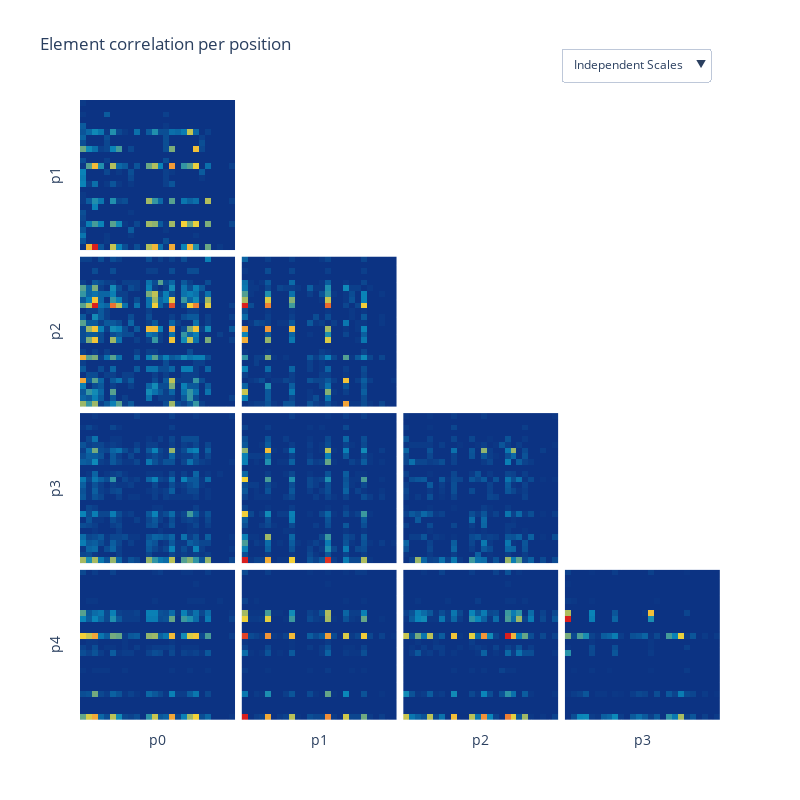

Write notebook code for a chart like this one.
### Code cell
# Ploting Heatmap

# Creating figure
fig = sp.make_subplots(
    rows=NUMBER_OF_ELEMENTS - 1, 
    cols=NUMBER_OF_ELEMENTS - 1,
    shared_xaxes=True,
    shared_yaxes=True,
    vertical_spacing=0.01,
    horizontal_spacing=0.01,
)

# Creating traces
for i in range(NUMBER_OF_ELEMENTS):
    for j in range(i + 1, NUMBER_OF_ELEMENTS):

        df_temp = df_elements_pos_corr[f"p{i}"].loc[f"p{j}"]

        if df_temp is None:
            continue

        fig.add_trace(
            go.Heatmap(
                x=df_temp.columns,
                y=df_temp.index,
                z=df_temp / len(df),
                name=f"{i}-{j}",
                visible=True,
                coloraxis=f"coloraxis{i + j + 1}",
            ),
            row=j, 
            col=i + 1,
        )

        fig.add_trace(
            go.Heatmap(
                x=df_temp.columns,
                y=df_temp.index,
                z=df_temp / len(df),
                name=f"{i}-{j}",
                visible=False,
                coloraxis=f"coloraxis1",
            ),
            row=j, 
            col=i + 1,
        )

# Updating layout
coloraxis = dict(colorscale="Portland", showscale=False)
coloraxes = {f"coloraxis{i + 1}": coloraxis for i in range(int(((NUMBER_OF_ELEMENTS ** 2) - NUMBER_OF_ELEMENTS) / 2) + 1)}

fig.update_layout(
    title="Element correlation per position",
    height=800,
    width=800,
    **coloraxes,
)

fig.update_xaxes(showticklabels=False)
fig.update_yaxes(showticklabels=False)

for i in range(NUMBER_OF_ELEMENTS - 1):
    fig.update_xaxes(title_text=f"p{i}", side="bottom", row=NUMBER_OF_ELEMENTS - 1, col=i + 1)
    fig.update_yaxes(title_text=f"p{NUMBER_OF_ELEMENTS - i - 1}", row=NUMBER_OF_ELEMENTS - i - 1, col=1)

# Adding dropdown
fig.update_layout(
    updatemenus=[
        dict(
            buttons=list([
                dict(
                    args=[{"visible": [True, False]}],
                    label="Independent Scales",
                ),
                dict(
                    args=[{"visible": [False, True]}],
                    label="Single Scale",
                ),
            ]),
            direction="down",
            pad={"r": 10, "t": 10},
            showactive=True,
            x=1,
            xanchor="right",
            y=1.1,
            yanchor="top"
        ),
    ]
)

# Showing figure
fig.show()

### Figure 1 — Plotly figure (JSON) as saved in the notebook; plotly's stock layout.template omitted (floating-point values rounded to 4 significant figures; data arrays with more than 128 entries replaced by an {"elided": "..."} marker saying what was removed)
{"data": [{"coloraxis": "coloraxis2", "name": "0-1", "type": "heatmap", "visible": true, "x": ["a", "b", "c", "d", "e", "f", "g", "h", "i", "j", "k", "l", "m", "n", "o", "p", "q", "r", "s", "t", "u", "v", "w", "x", "y", "z"], "xaxis": "x", "y": ["a", "b", "c", "d", "e", "f", "g", "h", "i", "j", "k", "l", "m", "n", "o", "p", "q", "r", "s", "t", "u", "v", "w", "x", "y", "z"], "yaxis": "y", "z": {"elided": "26x26 float values"}}, {"coloraxis": "coloraxis", "name": "0-1", "type": "heatmap", "visible": false, "x": ["a", "b", "c", "d", "e", "f", "g", "h", "i", "j", "k", "l", "m", "n", "o", "p", "q", "r", "s", "t", "u", "v", "w", "x", "y", "z"], "xaxis": "x", "y": ["a", "b", "c", "d", "e", "f", "g", "h", "i", "j", "k", "l", "m", "n", "o", "p", "q", "r", "s", "t", "u", "v", "w", "x", "y", "z"], "yaxis": "y", "z": {"elided": "26x26 float values"}}, {"coloraxis": "coloraxis3", "name": "0-2", "type": "heatmap", "visible": true, "x": ["a", "b", "c", "d", "e", "f", "g", "h", "i", "j", "k", "l", "m", "n", "o", "p", "q", "r", "s", "t", "u", "v", "w", "x", "y", "z"], "xaxis": "x5", "y": ["a", "b", "c", "d", "e", "f", "g", "h", "i", "j", "k", "l", "m", "n", "o", "p", "q", "r", "s", "t", "u", "v", "w", "x", "y", "z"], "yaxis": "y5", "z": {"elided": "26x26 float values"}}, {"coloraxis": "coloraxis", "name": "0-2", "type": "heatmap", "visible": false, "x": ["a", "b", "c", "d", "e", "f", "g", "h", "i", "j", "k", "l", "m", "n", "o", "p", "q", "r", "s", "t", "u", "v", "w", "x", "y", "z"], "xaxis": "x5", "y": ["a", "b", "c", "d", "e", "f", "g", "h", "i", "j", "k", "l", "m", "n", "o", "p", "q", "r", "s", "t", "u", "v", "w", "x", "y", "z"], "yaxis": "y5", "z": {"elided": "26x26 float values"}}, {"coloraxis": "coloraxis4", "name": "0-3", "type": "heatmap", "visible": true, "x": ["a", "b", "c", "d", "e", "f", "g", "h", "i", "j", "k", "l", "m", "n", "o", "p", "q", "r", "s", "t", "u", "v", "w", "x", "y", "z"], "xaxis": "x9", "y": ["a", "b", "c", "d", "e", "f", "g", "h", "i", "j", "k", "l", "m", "n", "o", "p", "q", "r", "s", "t", "u", "v", "w", "x", "y", "z"], "yaxis": "y9", "z": {"elided": "26x26 float values"}}, {"coloraxis": "coloraxis", "name": "0-3", "type": "heatmap", "visible": false, "x": ["a", "b", "c", "d", "e", "f", "g", "h", "i", "j", "k", "l", "m", "n", "o", "p", "q", "r", "s", "t", "u", "v", "w", "x", "y", "z"], "xaxis": "x9", "y": ["a", "b", "c", "d", "e", "f", "g", "h", "i", "j", "k", "l", "m", "n", "o", "p", "q", "r", "s", "t", "u", "v", "w", "x", "y", "z"], "yaxis": "y9", "z": {"elided": "26x26 float values"}}, {"coloraxis": "coloraxis5", "name": "0-4", "type": "heatmap", "visible": true, "x": ["a", "b", "c", "d", "e", "f", "g", "h", "i", "j", "k", "l", "m", "n", "o", "p", "q", "r", "s", "t", "u", "v", "w", "x", "y", "z"], "xaxis": "x13", "y": ["a", "b", "c", "d", "e", "f", "g", "h", "i", "j", "k", "l", "m", "n", "o", "p", "q", "r", "s", "t", "u", "v", "w", "x", "y", "z"], "yaxis": "y13", "z": {"elided": "26x26 float values"}}, {"coloraxis": "coloraxis", "name": "0-4", "type": "heatmap", "visible": false, "x": ["a", "b", "c", "d", "e", "f", "g", "h", "i", "j", "k", "l", "m", "n", "o", "p", "q", "r", "s", "t", "u", "v", "w", "x", "y", "z"], "xaxis": "x13", "y": ["a", "b", "c", "d", "e", "f", "g", "h", "i", "j", "k", "l", "m", "n", "o", "p", "q", "r", "s", "t", "u", "v", "w", "x", "y", "z"], "yaxis": "y13", "z": {"elided": "26x26 float values"}}, {"coloraxis": "coloraxis4", "name": "1-2", "type": "heatmap", "visible": true, "x": ["a", "b", "c", "d", "e", "f", "g", "h", "i", "j", "k", "l", "m", "n", "o", "p", "q", "r", "s", "t", "u", "v", "w", "x", "y", "z"], "xaxis": "x6", "y": ["a", "b", "c", "d", "e", "f", "g", "h", "i", "j", "k", "l", "m", "n", "o", "p", "q", "r", "s", "t", "u", "v", "w", "x", "y", "z"], "yaxis": "y6", "z": {"elided": "26x26 float values"}}, {"coloraxis": "coloraxis", "name": "1-2", "type": "heatmap", "visible": false, "x": ["a", "b", "c", "d", "e", "f", "g", "h", "i", "j", "k", "l", "m", "n", "o", "p", "q", "r", "s", "t", "u", "v", "w", "x", "y", "z"], "xaxis": "x6", "y": ["a", "b", "c", "d", "e", "f", "g", "h", "i", "j", "k", "l", "m", "n", "o", "p", "q", "r", "s", "t", "u", "v", "w", "x", "y", "z"], "yaxis": "y6", "z": {"elided": "26x26 float values"}}, {"coloraxis": "coloraxis5", "name": "1-3", "type": "heatmap", "visible": true, "x": ["a", "b", "c", "d", "e", "f", "g", "h", "i", "j", "k", "l", "m", "n", "o", "p", "q", "r", "s", "t", "u", "v", "w", "x", "y", "z"], "xaxis": "x10", "y": ["a", "b", "c", "d", "e", "f", "g", "h", "i", "j", "k", "l", "m", "n", "o", "p", "q", "r", "s", "t", "u", "v", "w", "x", "y", "z"], "yaxis": "y10", "z": {"elided": "26x26 float values"}}, {"coloraxis": "coloraxis", "name": "1-3", "type": "heatmap", "visible": false, "x": ["a", "b", "c", "d", "e", "f", "g", "h", "i", "j", "k", "l", "m", "n", "o", "p", "q", "r", "s", "t", "u", "v", "w", "x", "y", "z"], "xaxis": "x10", "y": ["a", "b", "c", "d", "e", "f", "g", "h", "i", "j", "k", "l", "m", "n", "o", "p", "q", "r", "s", "t", "u", "v", "w", "x", "y", "z"], "yaxis": "y10", "z": {"elided": "26x26 float values"}}, {"coloraxis": "coloraxis6", "name": "1-4", "type": "heatmap", "visible": true, "x": ["a", "b", "c", "d", "e", "f", "g", "h", "i", "j", "k", "l", "m", "n", "o", "p", "q", "r", "s", "t", "u", "v", "w", "x", "y", "z"], "xaxis": "x14", "y": ["a", "b", "c", "d", "e", "f", "g", "h", "i", "j", "k", "l", "m", "n", "o", "p", "q", "r", "s", "t", "u", "v", "w", "x", "y", "z"], "yaxis": "y14", "z": {"elided": "26x26 float values"}}, {"coloraxis": "coloraxis", "name": "1-4", "type": "heatmap", "visible": false, "x": ["a", "b", "c", "d", "e", "f", "g", "h", "i", "j", "k", "l", "m", "n", "o", "p", "q", "r", "s", "t", "u", "v", "w", "x", "y", "z"], "xaxis": "x14", "y": ["a", "b", "c", "d", "e", "f", "g", "h", "i", "j", "k", "l", "m", "n", "o", "p", "q", "r", "s", "t", "u", "v", "w", "x", "y", "z"], "yaxis": "y14", "z": {"elided": "26x26 float values"}}, {"coloraxis": "coloraxis6", "name": "2-3", "type": "heatmap", "visible": true, "x": ["a", "b", "c", "d", "e", "f", "g", "h", "i", "j", "k", "l", "m", "n", "o", "p", "q", "r", "s", "t", "u", "v", "w", "x", "y", "z"], "xaxis": "x11", "y": ["a", "b", "c", "d", "e", "f", "g", "h", "i", "j", "k", "l", "m", "n", "o", "p", "q", "r", "s", "t", "u", "v", "w", "x", "y", "z"], "yaxis": "y11", "z": {"elided": "26x26 float values"}}, {"coloraxis": "coloraxis", "name": "2-3", "type": "heatmap", "visible": false, "x": ["a", "b", "c", "d", "e", "f", "g", "h", "i", "j", "k", "l", "m", "n", "o", "p", "q", "r", "s", "t", "u", "v", "w", "x", "y", "z"], "xaxis": "x11", "y": ["a", "b", "c", "d", "e", "f", "g", "h", "i", "j", "k", "l", "m", "n", "o", "p", "q", "r", "s", "t", "u", "v", "w", "x", "y", "z"], "yaxis": "y11", "z": {"elided": "26x26 float values"}}, {"coloraxis": "coloraxis7", "name": "2-4", "type": "heatmap", "visible": true, "x": ["a", "b", "c", "d", "e", "f", "g", "h", "i", "j", "k", "l", "m", "n", "o", "p", "q", "r", "s", "t", "u", "v", "w", "x", "y", "z"], "xaxis": "x15", "y": ["a", "b", "c", "d", "e", "f", "g", "h", "i", "j", "k", "l", "m", "n", "o", "p", "q", "r", "s", "t", "u", "v", "w", "x", "y", "z"], "yaxis": "y15", "z": {"elided": "26x26 float values"}}, {"coloraxis": "coloraxis", "name": "2-4", "type": "heatmap", "visible": false, "x": ["a", "b", "c", "d", "e", "f", "g", "h", "i", "j", "k", "l", "m", "n", "o", "p", "q", "r", "s", "t", "u", "v", "w", "x", "y", "z"], "xaxis": "x15", "y": ["a", "b", "c", "d", "e", "f", "g", "h", "i", "j", "k", "l", "m", "n", "o", "p", "q", "r", "s", "t", "u", "v", "w", "x", "y", "z"], "yaxis": "y15", "z": {"elided": "26x26 float values"}}, {"coloraxis": "coloraxis8", "name": "3-4", "type": "heatmap", "visible": true, "x": ["a", "b", "c", "d", "e", "f", "g", "h", "i", "j", "k", "l", "m", "n", "o", "p", "q", "r", "s", "t", "u", "v", "w", "x", "y", "z"], "xaxis": "x16", "y": ["a", "b", "c", "d", "e", "f", "g", "h", "i", "j", "k", "l", "m", "n", "o", "p", "q", "r", "s", "t", "u", "v", "w", "x", "y", "z"], "yaxis": "y16", "z": {"elided": "26x26 float values"}}, {"coloraxis": "coloraxis", "name": "3-4", "type": "heatmap", "visible": false, "x": ["a", "b", "c", "d", "e", "f", "g", "h", "i", "j", "k", "l", "m", "n", "o", "p", "q", "r", "s", "t", "u", "v", "w", "x", "y", "z"], "xaxis": "x16", "y": ["a", "b", "c", "d", "e", "f", "g", "h", "i", "j", "k", "l", "m", "n", "o", "p", "q", "r", "s", "t", "u", "v", "w", "x", "y", "z"], "yaxis": "y16", "z": {"elided": "26x26 float values"}}], "layout": {"coloraxis": {"colorscale": [[0, "rgb(12,51,131)"], [0.25, "rgb(10,136,186)"], [0.5, "rgb(242,211,56)"], [0.75, "rgb(242,143,56)"], [1, "rgb(217,30,30)"]], "showscale": false}, "coloraxis10": {"colorscale": [[0, "rgb(12,51,131)"], [0.25, "rgb(10,136,186)"], [0.5, "rgb(242,211,56)"], [0.75, "rgb(242,143,56)"], [1, "rgb(217,30,30)"]], "showscale": false}, "coloraxis11": {"colorscale": [[0, "rgb(12,51,131)"], [0.25, "rgb(10,136,186)"], [0.5, "rgb(242,211,56)"], [0.75, "rgb(242,143,56)"], [1, "rgb(217,30,30)"]], "showscale": false}, "coloraxis2": {"colorscale": [[0, "rgb(12,51,131)"], [0.25, "rgb(10,136,186)"], [0.5, "rgb(242,211,56)"], [0.75, "rgb(242,143,56)"], [1, "rgb(217,30,30)"]], "showscale": false}, "coloraxis3": {"colorscale": [[0, "rgb(12,51,131)"], [0.25, "rgb(10,136,186)"], [0.5, "rgb(242,211,56)"], [0.75, "rgb(242,143,56)"], [1, "rgb(217,30,30)"]], "showscale": false}, "coloraxis4": {"colorscale": [[0, "rgb(12,51,131)"], [0.25, "rgb(10,136,186)"], [0.5, "rgb(242,211,56)"], [0.75, "rgb(242,143,56)"], [1, "rgb(217,30,30)"]], "showscale": false}, "coloraxis5": {"colorscale": [[0, "rgb(12,51,131)"], [0.25, "rgb(10,136,186)"], [0.5, "rgb(242,211,56)"], [0.75, "rgb(242,143,56)"], [1, "rgb(217,30,30)"]], "showscale": false}, "coloraxis6": {"colorscale": [[0, "rgb(12,51,131)"], [0.25, "rgb(10,136,186)"], [0.5, "rgb(242,211,56)"], [0.75, "rgb(242,143,56)"], [1, "rgb(217,30,30)"]], "showscale": false}, "coloraxis7": {"colorscale": [[0, "rgb(12,51,131)"], [0.25, "rgb(10,136,186)"], [0.5, "rgb(242,211,56)"], [0.75, "rgb(242,143,56)"], [1, "rgb(217,30,30)"]], "showscale": false}, "coloraxis8": {"colorscale": [[0, "rgb(12,51,131)"], [0.25, "rgb(10,136,186)"], [0.5, "rgb(242,211,56)"], [0.75, "rgb(242,143,56)"], [1, "rgb(217,30,30)"]], "showscale": false}, "coloraxis9": {"colorscale": [[0, "rgb(12,51,131)"], [0.25, "rgb(10,136,186)"], [0.5, "rgb(242,211,56)"], [0.75, "rgb(242,143,56)"], [1, "rgb(217,30,30)"]], "showscale": false}, "height": 800, "title": {"text": "Element correlation per position"}, "updatemenus": [{"buttons": [{"args": [{"visible": [true, false]}], "label": "Independent Scales"}, {"args": [{"visible": [false, true]}], "label": "Single Scale"}], "direction": "down", "pad": {"r": 10, "t": 10}, "showactive": true, "x": 1, "xanchor": "right", "y": 1.1, "yanchor": "top"}], "width": 800, "xaxis": {"anchor": "y", "domain": [0, 0.2425], "matches": "x13", "showticklabels": false}, "xaxis10": {"anchor": "y10", "domain": [0.2525, 0.495], "matches": "x14", "showticklabels": false}, "xaxis11": {"anchor": "y11", "domain": [0.505, 0.7475], "matches": "x15", "showticklabels": false}, "xaxis12": {"anchor": "y12", "domain": [0.7575, 1], "matches": "x16", "showticklabels": false}, "xaxis13": {"anchor": "y13", "domain": [0, 0.2425], "showticklabels": false, "side": "bottom", "title": {"text": "p0"}}, "xaxis14": {"anchor": "y14", "domain": [0.2525, 0.495], "showticklabels": false, "side": "bottom", "title": {"text": "p1"}}, "xaxis15": {"anchor": "y15", "domain": [0.505, 0.7475], "showticklabels": false, "side": "bottom", "title": {"text": "p2"}}, "xaxis16": {"anchor": "y16", "domain": [0.7575, 1], "showticklabels": false, "side": "bottom", "title": {"text": "p3"}}, "xaxis2": {"anchor": "y2", "domain": [0.2525, 0.495], "matches": "x14", "showticklabels": false}, "xaxis3": {"anchor": "y3", "domain": [0.505, 0.7475], "matches": "x15", "showticklabels": false}, "xaxis4": {"anchor": "y4", "domain": [0.7575, 1], "matches": "x16", "showticklabels": false}, "xaxis5": {"anchor": "y5", "domain": [0, 0.2425], "matches": "x13", "showticklabels": false}, "xaxis6": {"anchor": "y6", "domain": [0.2525, 0.495], "matches": "x14", "showticklabels": false}, "xaxis7": {"anchor": "y7", "domain": [0.505, 0.7475], "matches": "x15", "showticklabels": false}, "xaxis8": {"anchor": "y8", "domain": [0.7575, 1], "matches": "x16", "showticklabels": false}, "xaxis9": {"anchor": "y9", "domain": [0, 0.2425], "matches": "x13", "showticklabels": false}, "yaxis": {"anchor": "x", "domain": [0.7575, 1], "showticklabels": false, "title": {"text": "p1"}}, "yaxis10": {"anchor": "x10", "domain": [0.2525, 0.495], "matches": "y9", "showticklabels": false}, "yaxis11": {"anchor": "x11", "domain": [0.2525, 0.495], "matches": "y9", "showticklabels": false}, "yaxis12": {"anchor": "x12", "domain": [0.2525, 0.495], "matches": "y9", "showticklabels": false}, "yaxis13": {"anchor": "x13", "domain": [0, 0.2425], "showticklabels": false, "title": {"text": "p4"}}, "yaxis14": {"anchor": "x14", "domain": [0, 0.2425], "matches": "y13", "showticklabels": false}, "yaxis15": {"anchor": "x15", "domain": [0, 0.2425], "matches": "y13", "showticklabels": false}, "yaxis16": {"anchor": "x16", "domain": [0, 0.2425], "matches": "y13", "showticklabels": false}, "yaxis2": {"anchor": "x2", "domain": [0.7575, 1], "matches": "y", "showticklabels": false}, "yaxis3": {"anchor": "x3", "domain": [0.7575, 1], "matches": "y", "showticklabels": false}, "yaxis4": {"anchor": "x4", "domain": [0.7575, 1], "matches": "y", "showticklabels": false}, "yaxis5": {"anchor": "x5", "domain": [0.505, 0.7475], "showticklabels": false, "title": {"text": "p2"}}, "yaxis6": {"anchor": "x6", "domain": [0.505, 0.7475], "matches": "y5", "showticklabels": false}, "yaxis7": {"anchor": "x7", "domain": [0.505, 0.7475], "matches": "y5", "showticklabels": false}, "yaxis8": {"anchor": "x8", "domain": [0.505, 0.7475], "matches": "y5", "showticklabels": false}, "yaxis9": {"anchor": "x9", "domain": [0.2525, 0.495], "showticklabels": false, "title": {"text": "p3"}}}}
